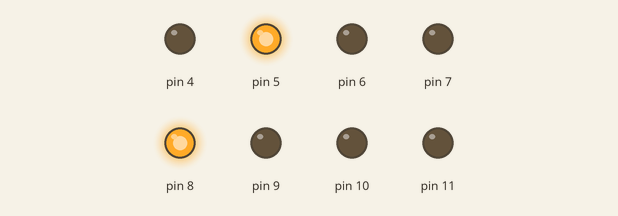
Simulated run of this sketch. Board: Arduino Uno, built with avr-gcc and run on an emulated ATmega328P. Shown: output pins drawn as LEDs (lit = HIGH).

Above: at 0.5 s.
At 2.5 s:
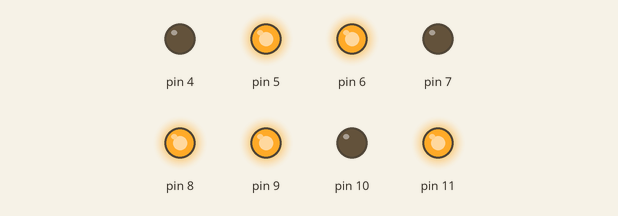
At 3.5 s:
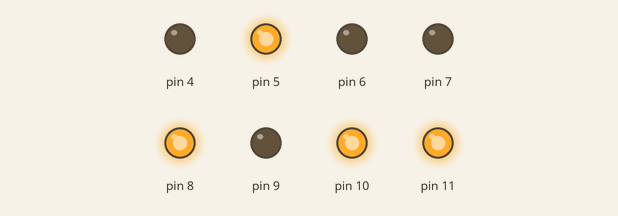
At 5.5 s:
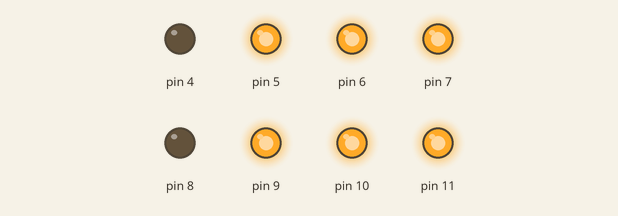
At 7.5 s:
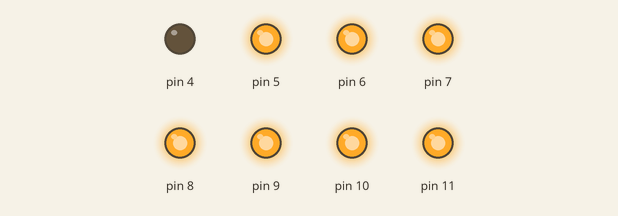
At 10.5 s:
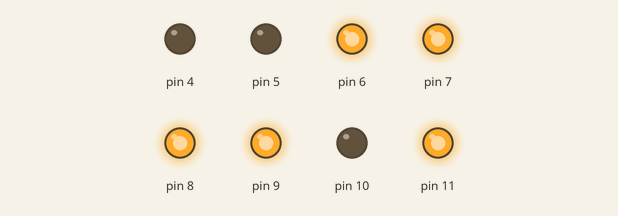
Timing chart, 0 to 11.7 s (numbered marks = the images above):
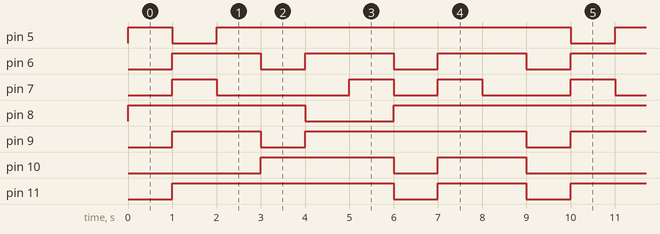

The sketch:

_7SegementDisplay.ino
```cpp
void setup() {
  // put your setup code here, to run once:
  pinMode(4, OUTPUT);
  pinMode(5, OUTPUT);
  pinMode(6, OUTPUT);
  pinMode(7, OUTPUT);
  pinMode(8, OUTPUT);
  pinMode(9, OUTPUT);
  pinMode(10, OUTPUT);
  pinMode(11, OUTPUT);
}

void loop() {
  // put your main code here, to run repeatedly:
  for (int i = 1; i <= 9; i++) {
    yak(i);
    delay(1000);
  }
}

void yak(int n) {
  switch (n) {
    case 1:
      digitalWrite(4, LOW);
      digitalWrite(5, HIGH);
      digitalWrite(6, LOW);
      digitalWrite(7, LOW);
      digitalWrite(8, HIGH);
      digitalWrite(9, LOW);
      digitalWrite(10, LOW);
      digitalWrite(11, LOW);
      break;
    case 2:
      digitalWrite(4, LOW);
      digitalWrite(5, LOW);
      digitalWrite(6, HIGH);
      digitalWrite(7, HIGH);
      digitalWrite(8, HIGH);
      digitalWrite(9, HIGH);
      digitalWrite(10, LOW);
      digitalWrite(11, HIGH);
      break;
    case 3:
      digitalWrite(4, LOW);
      digitalWrite(5, HIGH);
      digitalWrite(6, HIGH);
      digitalWrite(7, LOW);
      digitalWrite(8, HIGH);
      digitalWrite(9, HIGH);
      digitalWrite(10, LOW);
      digitalWrite(11, HIGH);
      break;
    case 4:
      digitalWrite(4, LOW);
      digitalWrite(5, HIGH);
      digitalWrite(6, LOW);
      digitalWrite(7, LOW);
      digitalWrite(8, HIGH);
      digitalWrite(9, LOW);
      digitalWrite(10, HIGH);
      digitalWrite(11, HIGH);
      break;
    case 5:
      digitalWrite(4, LOW);
      digitalWrite(5, HIGH);
      digitalWrite(6, HIGH);
      digitalWrite(7, LOW);
      digitalWrite(8, LOW);
      digitalWrite(9, HIGH);
      digitalWrite(10, HIGH);
      digitalWrite(11, HIGH);
      break;
    case 6:
      digitalWrite(4, LOW);
      digitalWrite(5, HIGH);
      digitalWrite(6, HIGH);
      digitalWrite(7, HIGH);
      digitalWrite(8, LOW);
      digitalWrite(9, HIGH);
      digitalWrite(10, HIGH);
      digitalWrite(11, HIGH);
      break;
    case 7:
      digitalWrite(4, LOW);
      digitalWrite(5, HIGH);
      digitalWrite(6, LOW);
      digitalWrite(7, LOW);
      digitalWrite(8, HIGH);
      digitalWrite(9, HIGH);
      digitalWrite(10, LOW);
      digitalWrite(11, LOW);
      break;
    case 8:
      digitalWrite(4, LOW);
      digitalWrite(5, HIGH);
      digitalWrite(6, HIGH);
      digitalWrite(7, HIGH);
      digitalWrite(8, HIGH);
      digitalWrite(9, HIGH);
      digitalWrite(10, HIGH);
      digitalWrite(11, HIGH);
      break;
    case 9:
      digitalWrite(4, LOW);
      digitalWrite(5, HIGH);
      digitalWrite(6, HIGH);
      digitalWrite(7, LOW);
      digitalWrite(8, HIGH);
      digitalWrite(9, HIGH);
      digitalWrite(10, HIGH);
      digitalWrite(11, HIGH);
      break;
  }

}
```

Measured:
- by itself, pin 5: repeats every 9.0 s: LOW 1.0 s, HIGH 8.0 s
- by itself, pin 6: alternates HIGH for 2.0 s and LOW for 1.0 s
- by itself, pin 7: repeats every 9.0 s: LOW 3.0 s, HIGH 1.0 s, LOW 1.0 s, HIGH 1.0 s, LOW 2.0 s, HIGH 1.0 s
- by itself, pin 8: repeats every 9.0 s: LOW 2.0 s, HIGH 7.0 s
- by itself, pin 9: repeats every 9.0 s: LOW 1.0 s, HIGH 5.0 s, LOW 1.0 s, HIGH 2.0 s
- by itself, pin 10: repeats every 9.0 s: LOW 1.0 s, HIGH 2.0 s, LOW 3.0 s, HIGH 3.0 s
- by itself, pin 11: repeats every 9.0 s: LOW 1.0 s, HIGH 2.0 s, LOW 1.0 s, HIGH 5.0 s
